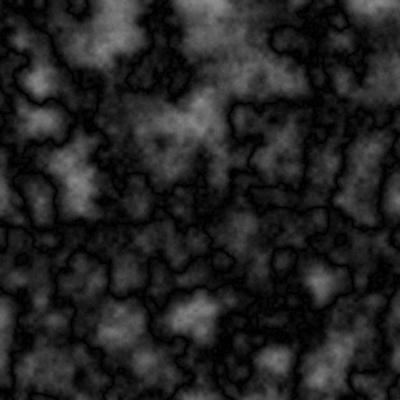
Frame 1 (no input)
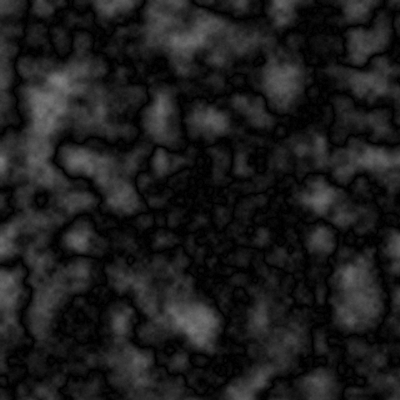
Frame 60 (the mouse pressed at the canvas centre just before this capture)
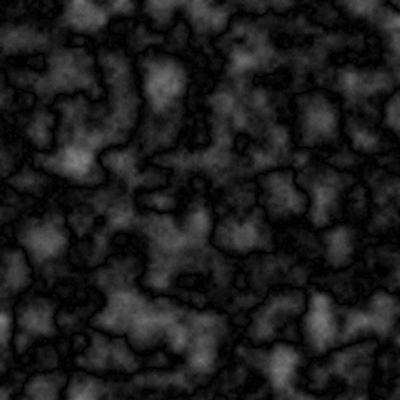
Frame 120 (the mouse held since frame 60 and released just before this capture)

The Processing sketch that drew these frames (run headless with seeded random() and noise(); from frame 60 on, the mouse is pressed at the canvas centre):

// Processing sketch: diffcloud
// ── diffcloud.pde
PImage img;
float[] cloud;
float[] p1;
float[] p2;
float[] d;
float[] e;
float[] gx;
float[] gy;
float[] bl;

int show = 2;

float t = 0;
float dt = 0.02f;

float thresh = 0.2f;
boolean enableThresholding = false;
boolean enableEdges = false;

void keyPressed() {
  if(keyCode == UP)
    show++;
  if(keyCode == DOWN)
    show--;
  show = constrain(show, 0, 3);
  
  if(key == 't')
    enableThresholding = !enableThresholding;
    
  if(key == 'e')
    enableEdges = !enableEdges;
  
  if(keyCode == RIGHT)
    thresh += 0.1f;
  if(keyCode == LEFT)
    thresh -= 0.1f;
  thresh = constrain(thresh, 0.0f, 1.0f);
}
 
void clearImage(PImage img) {
  img.loadPixels();
  for(int i = 0; i < img.pixels.length; i++) {
    img.pixels[i] = color(255, 255, 255); // white
  }
  img.updatePixels();
}

void initcloud() {
  int i = 0;
  noiseSeed(1234);
  noiseDetail(10);
  for(int y = 0; y < height; y++) {
    for(int x = 0; x < width; x++, i++) {
      //perlin noise for p1
      p1[i] = noise((float)x / 40.0f, (float)y / 40.0f, t);
    }
  }
  
  i = 0;
  noiseSeed(1337);
  for(int y = 0; y < height; y++) {
    for(int x = 0; x < width; x++, i++) {
      //different perlin noise for p2
      p2[i] = noise((float)x / 40.0f, (float)y / 40.0f, t + 0.1);
    }
  }
  
  //difference clouds time, it's magic, no it's just abs(p1 - p2)
  int len = width * height;
  for(i = 0; i < len; i++) {
    d[i] = abs(p1[i] - p2[i]);
  }
  
  //thresholding
  if(enableThresholding) {
    for(i = 0; i < len; i++) {
      if(d[i] < thresh)
        d[i] = 0.0f;
      else
        d[i] = 1.0f;
    }
  }
  
  //edge detection
  if(enableEdges) {
    /*
    // this edge filter SUCKS
    float[][] kernel = {{-1, -1, -1},
                        {-1,  9, -1},
                        {-1, -1, -1}};
                        
    for(int y = 1; y < height - 1; y++) {
      for(int x = 1; x < width - 1; x++) {
        float sum = 0.0f; // initial kernel value
        
        //now do the 3x3 kernel
        for(int ky = -1; ky <= 1; ky++) {
          for(int kx = -1; kx <= 1; kx++) {
            int pos = (y + ky) * width + (x + kx);
            sum += kernel[ky + 1][kx + 1] * d[pos];
          }
        }
        
        //reassign result of kernel
        e[y * width + x] = sum;
      }
    }
    */
    
    //canny is neat, just a pre-blurring filter really
    float[][] canny = {{2,  4,  5,  4, 2},
                       {4,  9, 12,  9, 4},
                       {5, 12, 15, 12, 5},
                       {4,  9, 12,  9, 4},
                       {2,  4,  5,  4, 2}};
    for(int y = 2; y < height - 2; y++) {
      for(int x = 2; x < width - 2; x++) {
        float sum = 0.0f;
        
        //apply the 5x5 kernel
        for(int ky = -2; ky <= 2; ky++) {
          for(int kx = -2; kx <= 2; kx++) {
            int pos = (y + ky) * width + (x + kx);
            sum += canny[ky + 2][kx + 2] * d[pos];
          }
        }
        
        //reassign
        bl[y * width + x] = sum / 159.0f;
      }
    }
    
    //then sobel it
    float[][] sobelX = {{-1, 0, 1},
                        {-2, 0, 2},
                        {-1, 0, 1}};
    float[][] sobelY = {{-1, -2, -1},
                        { 0,  0,  0},
                        { 1,  2,  1}};
                        
    //iterate
    for(int y = 1; y < height - 1; y++) {
      for(int x = 1; x < width - 1; x++) {
        float sumx = 0.0f;
        float sumy = 0.0f;
        
        //now apply the kernels
        for(int ky = -1; ky <= 1; ky++) {
          for(int kx = -1; kx <= 1; kx++) {
            int pos = (y + ky) * width + (x + kx);
            sumx += sobelX[ky + 1][kx + 1] * bl[pos];
            sumy += sobelY[ky + 1][kx + 1] * bl[pos];
          }
        }
        
        //reassign the results
        int pos = y * width + x;
        gx[pos] = sumx;
        gy[pos] = sumy;
        e[pos] = sqrt(sumx * sumx + sumy * sumy);
      }
    }
  }
}
 
void setup() {
  colorMode(RGB);
  background(0);
  smooth();
  fill(255);
  size(400, 400); 
  frameRate(30);
  img = createImage(width, height, RGB);
  clearImage(img);
    
  p1 = new float[width * height];
  p2 = new float[width * height];
  d = new float[width * height];
  e = new float[width * height];
  gx = new float[width * height];
  gy = new float[width * height];
  bl = new float[width * height];
} 

void drawcloud(float[] pix) {
  img.loadPixels();
  
  int len = img.pixels.length;
  for(int i = 0; i < len; i++) {
    //copy as grayscale
    img.pixels[i] = color(pix[i] * 255);
  }
  
  //copy image to screen
  img.updatePixels();
  image(img, 0, 0);
}

void draw() {
  //background(0);
  initcloud();
  
  if(show == 0)
    drawcloud(p1);
  else if(show == 1)
    drawcloud(p2);
  else if(show == 2)
    drawcloud(d);
  else if(show == 3)
    drawcloud(e);
    
    t += dt;
}
